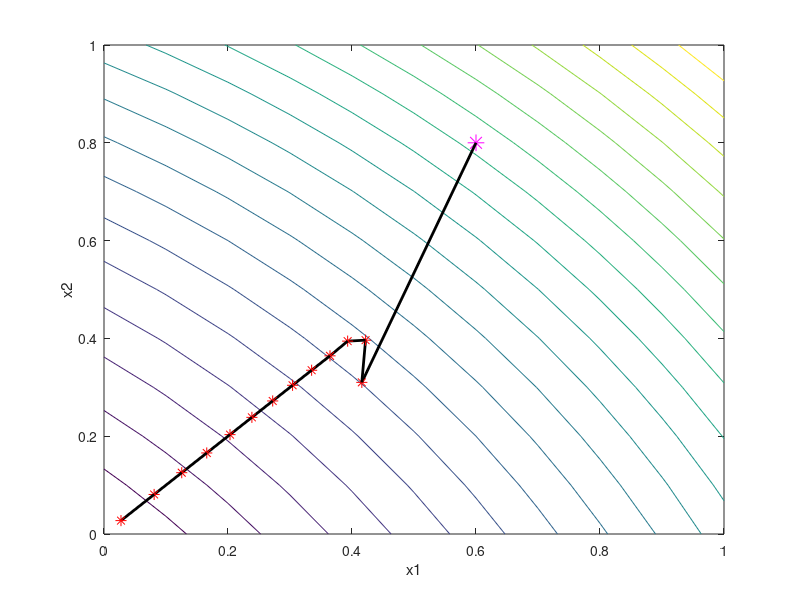

This chart was generated by the following MATLAB code:
% 例程 10.3  基于障碍函数的牛顿迭代示例
%  障碍函数示例
%  每一步的牛顿迭代计算
v = 0: 0.1: 1;
[vx1, vx2] =  meshgrid(v);
y = ((vx1 + 1).^2) + ((vx2 + 1).^2);
%  函数图像绘制
figure(1)
contour(vx1, vx2, y, 20);
hold on;
xlabel('x1');  ylabel('x2');
%  向最优解收敛的迭代轨迹
%  初始迭代点
x1o = 0.6;
x2o = 0.8;
plot(x1o, x2o, 'm*', 'MarkerSize', 12);
for mhu =1.3: -0.1: 0.1
    %  计算梯度
    gr1 = (2*(x1o + 1)) - (mhu/x1o);
    gr2 = (2*(x2o + 1)) - (mhu/x2o);
    g = [gr1; gr2];
    %  计算海森矩阵
    h11 = 2 + (mhu/(x1o^2));
    h22 = 2 + (mhu/(x2o^2));
    H = [h11, 0; 0, h22];
    delta = H\-g;  %  计算牛顿步长
    x1n = x1o + delta(1);
    x2n = x2o + delta(2);
    plot([x1o, x1n], [x2o, x2n], 'k', 'LineWidth', 2);
    plot(x1n, x2n, 'r*', 'MarkerSize', 8)
    x1o = x1n;
    x2o = x2n;
end
xlabel('x1');  ylabel('x2');
